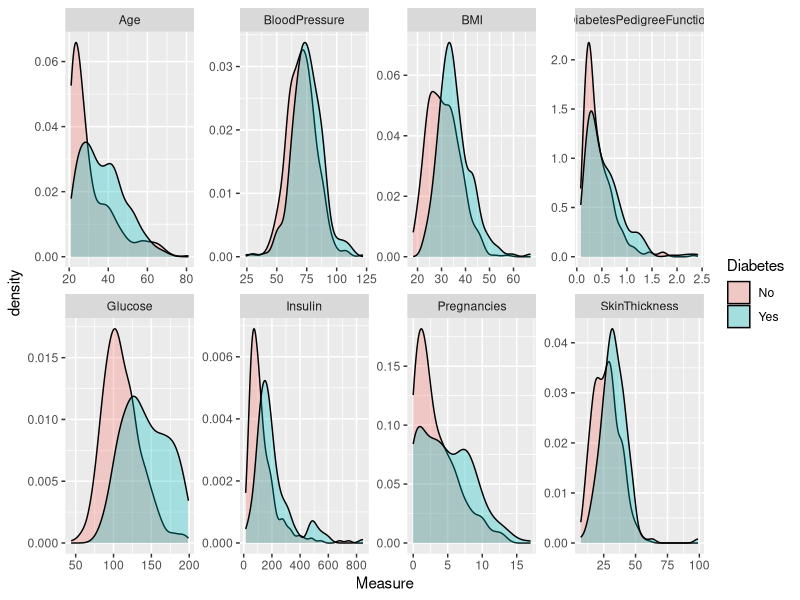
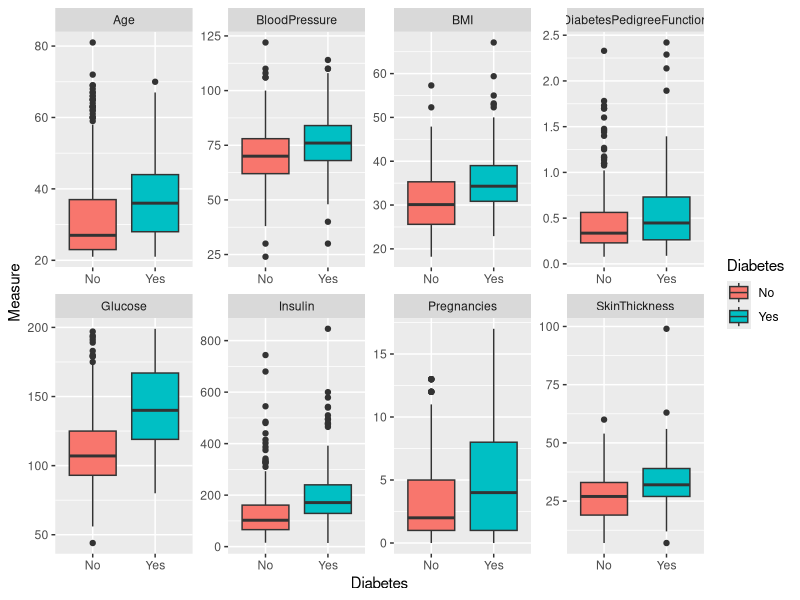

The R source for these figures, in order: (Note: this script raises an error after producing the figures.)
# Step 1. Getting the data -----------------------------------------

# Load the libraries
library(tidyverse)
library(caret)
library(skimr)
library(randomForest)

# Read the file
dataset <- read.csv("dataset.txt", sep = ",", header = TRUE, )

# Step 2. Exploratory Analysis -------------------------------------

# See how many observations and variables are available
str(dataset)
# Glimpse of mean, median and NA's
summary(dataset)
# Deal with NAs
dataset <- dataset[complete.cases(dataset),]
# Count how many zeros are in each variable
colSums(dataset[,-9] == 0, na.rm = TRUE)
# Convert zeros to NA
dataset[,c(2:6)] <- apply(dataset[,c(2:6)], 2, function(x) {ifelse(x==0, NA, x)} )
# Convert outcome into factor, change name to Diabetes
dataset$Outcome <- as.factor(ifelse(dataset$Outcome == 1,"Yes","No"))
names(dataset)[9]<- "Diabetes"
# See the descriptive stats from the data
skim(dataset)
# Plot all variables and see the effects on outcome
dataset %>% gather(key = "Variable", value = "Measure", -Diabetes) %>% 
  ggplot(aes(Measure, fill = Diabetes)) + geom_density(alpha = 0.3) + 
  facet_wrap(~Variable,ncol = 4, scales = "free")
dataset %>% gather(key = "Variable", value = "Measure", -Diabetes) %>% 
  ggplot(aes(Diabetes, Measure, fill = Diabetes)) + geom_boxplot() + 
  facet_wrap(~Variable,ncol = 4, scales = "free")

# Step 3. Preprocess the data --------------------------------------

# Set seed
set.seed(1979)
# Create Train and Test sets
index_train <- createDataPartition(dataset$Age, times = 1, p = 0.8, list = FALSE)
train_set <- dataset[index_train,]
test_set <- dataset[-index_train,]
# For all NA values in variables 2 to 6, replace with the median
median(train_set$Insulin)
median(train_set$Pregnancies)
medians
medians <- apply(train_set[,2:6], 2, median, na.rm = TRUE)
train_set[,2:6] <- apply(train_set[,2:6], 2, function(x) {ifelse(is.na(x), median(x, na.rm = TRUE), x)})

apply(dataset[,-9], 2, FUN = median(na.rm = TRUE))
dataset_x <- dataset[,-9]
apply(dataset_x,2, median, na.rm = TRUE)
parmi <- apply(dataset_x,2, median, na.rm = TRUE)

#Step 2. Preprocess, make exploratory and variable importance analysis
range <- preProcess(train_set, method = "range")
train_set_ranged <- predict(range, newdata = train_set)

featurePlot(x = train_set_ranged[,1:8],
            y = train_set_ranged$Outcome,
            plot = "box",
            scales = list(x = list(relation = "free"),
                          y = list(relation = "free")))

featurePlot(x = train_set_ranged[,1:8],
            y = train_set_ranged$Outcome,
            plot = "density",
            scales = list(x = list(relation = "free"),
                          y = list(relation = "free")))

control <- rfeControl(functions = rfFuncs,
                      verbose = FALSE)
exploratory_varimp <- rfe(x = train_set_ranged[,1:8],
                          y = train_set$Outcome,
                          rfeControl = control)
exploratory_varimp

#Step 3. Create a ML model and obtain metrics
model_MARS <- train(Outcome ~., data = train_set_ranged, method = "earth")
model_MARS
plot(model_MARS, main = "Accuracy of MARS model")
plot(varImp(model_MARS), main = "Variable importance for MARS model")

#Step 4. Preprocess and predict on test set and obtain confusion matrix
range <- preProcess(test_set, method = "range")
test_set_ranged <- predict(range, newdata = test_set)

predictions <- predict(model_MARS, test_set_ranged)

confusionMatrix(reference = test_set_ranged$Outcome, data = predictions)

#Step 5. Create an ensemble model
models <- c("Rborist","rf","ranger","wsrf","glm","monmlp","gbm","earth")
fits <- lapply(models, function(model){
  print(model)
  train(Outcome ~ ., method = model, data = train_set_ranged)
})
names(fits) <- models

pred_ensemble <- sapply(fits, function(object) predict(object, newdata = test_set_ranged))
acc <- colMeans(pred_ensemble == test_set_ranged$Outcome)
acc
mean(acc)
varImp(fits$glm)
ind <- acc >= 0.81
votes <- rowMeans(pred_ensemble[,ind]=="1")
y_hat <- ifelse(votes>0.5,"1","0")
mean(y_hat==test_set_ranged$Outcome)
fits$glm$finalModel
confusionMatrix(reference = test_set_ranged$Outcome, data = as.factor(pred_ensemble[,5]))
      